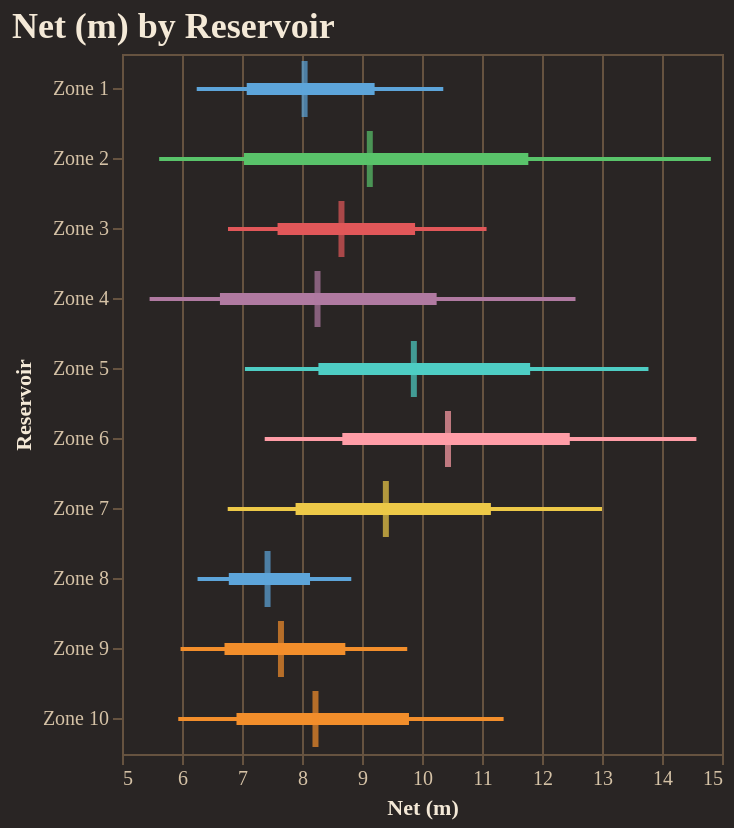

This figure's notebook cell:
### Code cell
fig = reporter.plotter.forest_plot(
    "Net (m)", 
    backend=PLOTTING_BACKEND
)
fig.show()

### Figure 1 — Vega-Lite specification as saved in the notebook (floating-point values rounded to 4 significant figures)
{"config": {"background": "#292524", "view": {"fill": "#292524", "stroke": "#665340"}, "title": {"color": "#f4e9d7", "font": "Merriweather", "fontSize": 18, "fontWeight": 600, "subtitleColor": "#d5c2a6", "anchor": "start"}, "axis": {"domainColor": "#665340", "gridColor": "#665340", "tickColor": "#665340", "labelColor": "#d5c2a6", "titleColor": "#f4e9d7", "labelFont": "Merriweather", "titleFont": "Merriweather"}, "legend": {"titleColor": "#f4e9d7", "labelColor": "#d5c2a6", "labelFont": "Merriweather", "titleFont": "Merriweather", "orient": "top-right", "symbolType": "circle"}, "header": {"labelColor": "#d5c2a6", "titleColor": "#f4e9d7", "labelFont": "Merriweather", "titleFont": "Merriweather"}, "mark": {"color": "#c78d3b"}, "line": {"color": "#c78d3b"}, "bar": {"color": "#c78d3b"}, "point": {"color": "#ddb06d"}, "area": {"color": "#c78d3b", "opacity": 0.35}, "text": {"color": "#f4e9d7", "font": "Merriweather"}, "range": {"category": ["#5DA5DA", "#F28E2B", "#59C36A", "#E15759", "#B07AA1", "#4ECDC4", "#FF9DA7", "#EDC948"]}}, "layer": [{"mark": {"type": "rule", "strokeWidth": 2}, "encoding": {"color": {"field": "group", "legend": null, "type": "nominal"}, "x": {"field": "p10", "scale": {"zero": false}, "title": "Net (m)", "type": "quantitative"}, "x2": {"field": "p90"}, "y": {"field": "group", "sort": ["Zone 1", "Zone 2", "Zone 3", "Zone 4", "Zone 5", "Zone 6", "Zone 7", "Zone 8", "Zone 9", "Zone 10"], "title": "Reservoir", "type": "nominal"}}}, {"mark": {"type": "rule", "strokeWidth": 6}, "encoding": {"color": {"field": "group", "legend": null, "type": "nominal"}, "x": {"field": "p25", "scale": {"zero": false}, "title": "Net (m)", "type": "quantitative"}, "x2": {"field": "p75"}, "y": {"field": "group", "sort": ["Zone 1", "Zone 2", "Zone 3", "Zone 4", "Zone 5", "Zone 6", "Zone 7", "Zone 8", "Zone 9", "Zone 10"], "title": "Reservoir", "type": "nominal"}}}, {"mark": {"type": "tick", "color": "black", "size": 28, "thickness": 3}, "encoding": {"color": {"field": "group", "legend": null, "type": "nominal"}, "tooltip": [{"field": "group", "title": "Group", "type": "nominal"}, {"field": "p10", "title": "P10", "type": "quantitative"}, {"field": "p25", "title": "P25", "type": "quantitative"}, {"field": "median", "title": "Median", "type": "quantitative"}, {"field": "p75", "title": "P75", "type": "quantitative"}, {"field": "p90", "title": "P90", "type": "quantitative"}], "x": {"field": "median", "scale": {"zero": false}, "title": "Net (m)", "type": "quantitative"}, "y": {"field": "group", "sort": ["Zone 1", "Zone 2", "Zone 3", "Zone 4", "Zone 5", "Zone 6", "Zone 7", "Zone 8", "Zone 9", "Zone 10"], "title": "Reservoir", "type": "nominal"}}}], "data": {"name": "data-898e1b898e620e73e9b77d8ace04fe95"}, "height": 350, "title": "Net (m) by Reservoir", "width": "container", "$schema": "https://vega.github.io/schema/vega-lite/v5.20.1.json", "datasets": {"data-898e1b898e620e73e9b77d8ace04fe95": [{"group": "Zone 1", "p10": 6.245, "p25": 7.078, "median": 8.043, "p75": 9.21, "p90": 10.35}, {"group": "Zone 2", "p10": 5.619, "p25": 7.033, "median": 9.13, "p75": 11.77, "p90": 14.81}, {"group": "Zone 3", "p10": 6.767, "p25": 7.593, "median": 8.658, "p75": 9.885, "p90": 11.08}, {"group": "Zone 4", "p10": 5.46, "p25": 6.632, "median": 8.259, "p75": 10.24, "p90": 12.56}, {"group": "Zone 5", "p10": 7.049, "p25": 8.273, "median": 9.864, "p75": 11.8, "p90": 13.77}, {"group": "Zone 6", "p10": 7.379, "p25": 8.672, "median": 10.43, "p75": 12.46, "p90": 14.57}, {"group": "Zone 7", "p10": 6.762, "p25": 7.893, "median": 9.398, "p75": 11.15, "p90": 13.0}, {"group": "Zone 8", "p10": 6.259, "p25": 6.78, "median": 7.426, "p75": 8.134, "p90": 8.821}, {"group": "Zone 9", "p10": 5.976, "p25": 6.708, "median": 7.649, "p75": 8.722, "p90": 9.754}, {"group": "Zone 10", "p10": 5.938, "p25": 6.908, "median": 8.225, "p75": 9.783, "p90": 11.36}]}}
